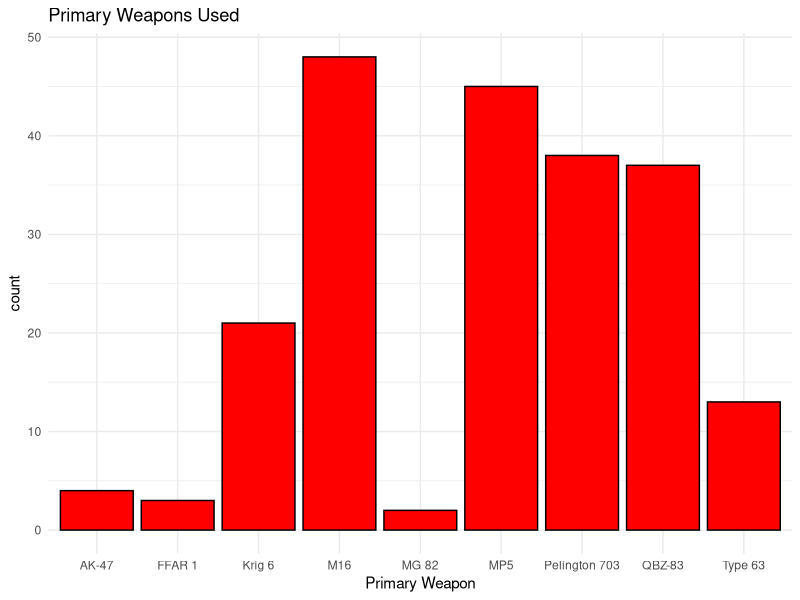
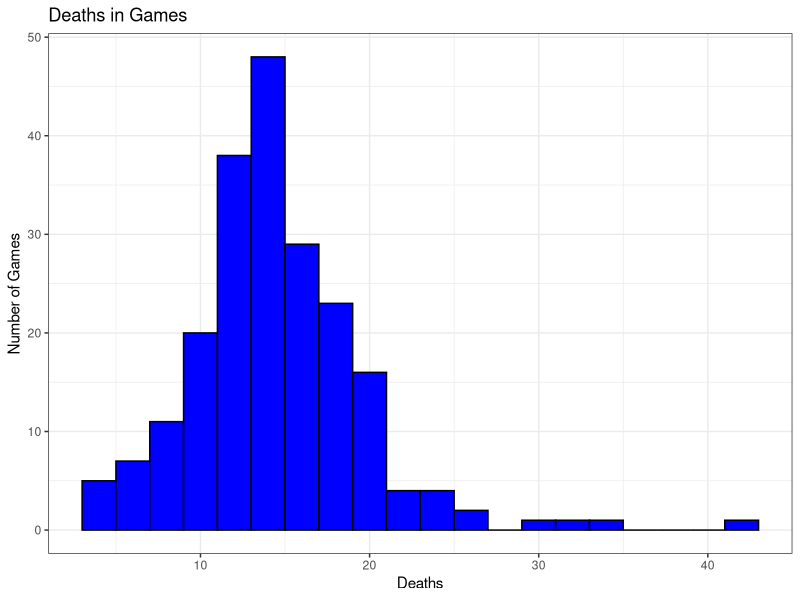
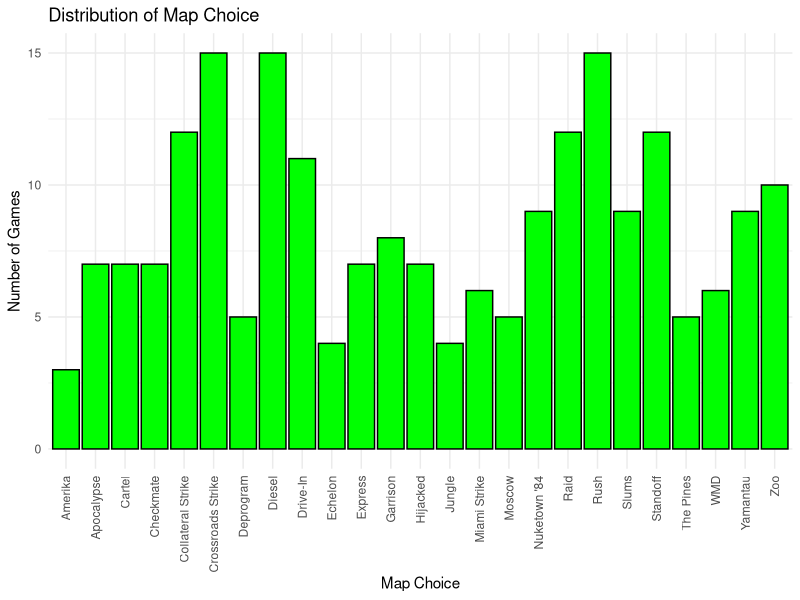
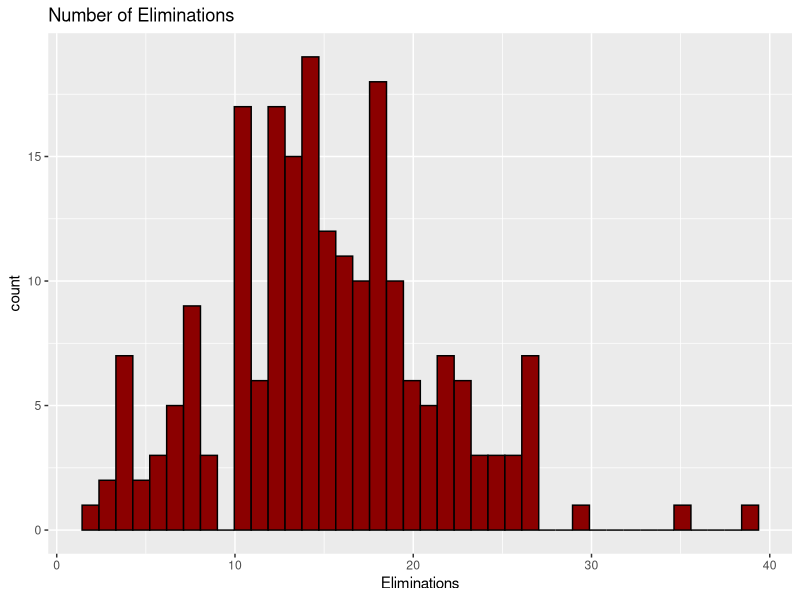
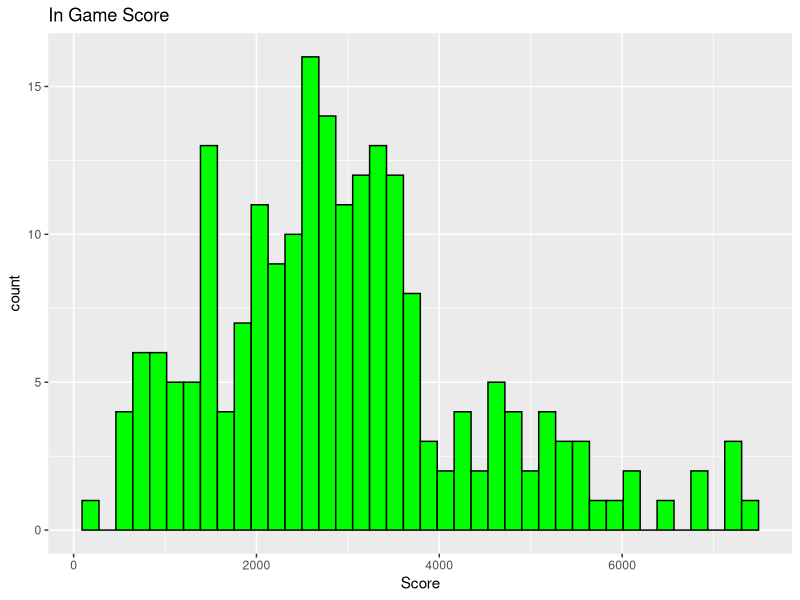

R code for these plots, in order:
## ---- chunk 1
remove(list = ls())
library(readr)
library(readxl)
library(tidyverse)
COD <- read_excel("CODGames2_mp.xlsx")
## ---- chunk 2
table(COD$PrimaryWeapon)
## ---- chunk 3
ggplot(data = COD,
       mapping = aes(x = PrimaryWeapon)) +
  geom_bar(fill = "red", color = "black") +
  theme_minimal() +
  labs(
    x = "Primary Weapon",
    y = "count",
    title = "Primary Weapons Used"
  )
## ---- chunk 4
#Summary Statistics
COD %>%
  select(Deaths) %>%
  summarize(min = min(Deaths),
            max = max(Deaths),
            mean = mean(Deaths),
            median = median(Deaths),
            standardDeviation = sd(Deaths))
## ---- chunk 5
#Histogram for distribution of deaths
ggplot(data = COD,
       mapping = aes(x = Deaths)) +
  geom_histogram(binwidth = 2, fill = "blue", color = "black") +
  theme_bw() +
  labs(x = "Deaths",
       y = "Number of Games",
       title = "Deaths in Games")
## ---- chunk 6
is.na(COD$Choice)
COD1 <- COD[!is.na(COD$Choice), ]
## ---- chunk 7
table(COD1$Choice)
## ---- chunk 8
ggplot(data = COD1,
       mapping = aes(x = Choice)) +
  geom_bar(fill = "green", color = "black") +
  theme_minimal() +
  labs(x = "Map Choice",
       y = "Number of Games",
       title = "Distribution of Map Choice") +
  theme(axis.text.x = element_text(angle = 90, vjust = 0.5, hjust = 1))
## ---- chunk 9
kills = COD1 %>% reframe(Eliminations = Eliminations)
summarykills = kills %>% summarise(num = n(), mean = mean(Eliminations),median = median(Eliminations), max = max(Eliminations), min = min(Eliminations), std = sd(Eliminations))
print(summarykills)
## ---- chunk 10
ggplot(data = kills, mapping = aes(x = Eliminations)) + geom_histogram(bins = 40, fill = "darkred", color = "black") + labs(title = "Number of Eliminations")
## ---- chunk 11
score = COD1 %>% reframe(Score = Score)
summaryscore = score %>% summarise(num = n(), mean = mean(Score), median = median(Score), max = max(Score), min = min(Score), std = sd(Score))
print(summaryscore)
## ---- chunk 12
ggplot(data = score, mapping = aes(x = Score)) + geom_histogram(bins = 40, fill = "green", color = "black") + labs(title = "In Game Score")
